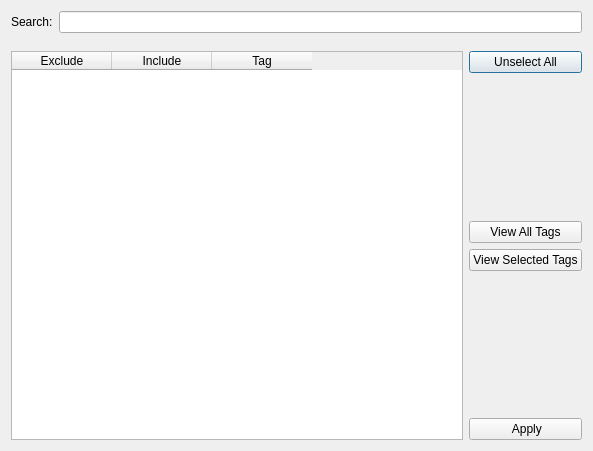
<?xml version="1.0" encoding="UTF-8"?>
<ui version="4.0">
 <class>TagSelectionDialog</class>
 <widget class="QDialog" name="TagSelectionDialog">
  <property name="geometry">
   <rect>
    <x>0</x>
    <y>0</y>
    <width>593</width>
    <height>451</height>
   </rect>
  </property>
  <property name="windowTitle">
   <string>Tag Selector</string>
  </property>
  <layout class="QVBoxLayout" name="verticalLayout_2">
   <item>
    <layout class="QHBoxLayout" name="searchLayout">
     <property name="bottomMargin">
      <number>12</number>
     </property>
     <item>
      <widget class="QLabel" name="label">
       <property name="text">
        <string>Search:</string>
       </property>
      </widget>
     </item>
     <item>
      <widget class="QLineEdit" name="searchLineEdit"/>
     </item>
    </layout>
   </item>
   <item>
    <layout class="QHBoxLayout" name="horizontalLayout">
     <item>
      <widget class="QTableWidget" name="tableWidget">
       <column>
        <property name="text">
         <string>Exclude</string>
        </property>
       </column>
       <column>
        <property name="text">
         <string>Include</string>
        </property>
       </column>
       <column>
        <property name="text">
         <string>Tag</string>
        </property>
       </column>
      </widget>
     </item>
     <item>
      <layout class="QVBoxLayout" name="buttonLayout">
       <item>
        <widget class="QPushButton" name="unselectAllButton">
         <property name="styleSheet">
          <string notr="true"/>
         </property>
         <property name="text">
          <string>Unselect All</string>
         </property>
        </widget>
       </item>
       <item>
        <spacer name="verticalSpacer">
         <property name="orientation">
          <enum>Qt::Vertical</enum>
         </property>
         <property name="sizeHint" stdset="0">
          <size>
           <width>20</width>
           <height>40</height>
          </size>
         </property>
        </spacer>
       </item>
       <item>
        <widget class="QPushButton" name="viewAllTagsPushButton">
         <property name="text">
          <string>View All Tags</string>
         </property>
        </widget>
       </item>
       <item>
        <widget class="QPushButton" name="viewSelectedTagsPushButton">
         <property name="text">
          <string>View Selected Tags</string>
         </property>
        </widget>
       </item>
       <item>
        <spacer name="verticalSpacer_2">
         <property name="orientation">
          <enum>Qt::Vertical</enum>
         </property>
         <property name="sizeHint" stdset="0">
          <size>
           <width>20</width>
           <height>40</height>
          </size>
         </property>
        </spacer>
       </item>
       <item>
        <widget class="QPushButton" name="applyButton">
         <property name="text">
          <string> Apply</string>
         </property>
        </widget>
       </item>
      </layout>
     </item>
    </layout>
   </item>
  </layout>
 </widget>
 <resources/>
 <connections/>
</ui>
